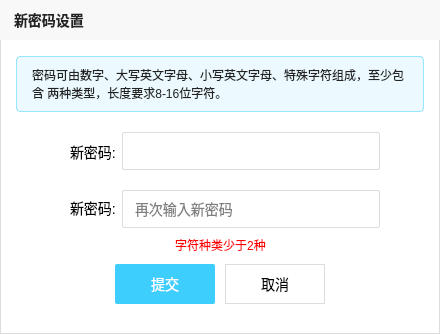
<?xml version="1.0" encoding="UTF-8"?>
<ui version="4.0">
 <class>NewPasswordDialog</class>
 <widget class="QWidget" name="NewPasswordDialog">
  <property name="geometry">
   <rect>
    <x>0</x>
    <y>0</y>
    <width>440</width>
    <height>334</height>
   </rect>
  </property>
  <property name="windowTitle">
   <string>Form</string>
  </property>
  <property name="styleSheet">
   <string notr="true">#NewPasswordDialog{
    background-color : #FFFFFF;
    border : 1px solid #DDDDDD;
}

QLineEdit{
    background-color : transparent;
    border : 1px solid #DDDDDD;
    border-radius : 2px;
    padding-left : 10px;
}

*{
     font-family : 微软雅黑;
     font-size : 14px;
}</string>
  </property>
  <widget class="QLabel" name="tittleLabel">
   <property name="geometry">
    <rect>
     <x>0</x>
     <y>0</y>
     <width>440</width>
     <height>40</height>
    </rect>
   </property>
   <property name="styleSheet">
    <string notr="true">#tittleLabel{
    background-color : #F8F8F8;
    padding-left : 10px;
    color : #222222;
    font-weight : bold;
}</string>
   </property>
   <property name="text">
    <string>新密码设置</string>
   </property>
  </widget>
  <widget class="QLabel" name="tipLabel">
   <property name="geometry">
    <rect>
     <x>16</x>
     <y>56</y>
     <width>408</width>
     <height>56</height>
    </rect>
   </property>
   <property name="styleSheet">
    <string notr="true">#tipLabel{
     background-color : rgba(62, 206, 254, 0.1);
     border : 1px solid rgba(62, 206, 254, 0.5);
     border-radius : 4px;
     font-size : 12px;
     color : #222222;
     padding: 10px 12px 10px 12px;
}</string>
   </property>
   <property name="text">
    <string>密码可由数字、大写英文字母、小写英文字母、特殊字符组成，至少包含 两种类型，长度要求8-16位字符。</string>
   </property>
   <property name="wordWrap">
    <bool>true</bool>
   </property>
  </widget>
  <widget class="QLabel" name="newPasswordLabel1">
   <property name="geometry">
    <rect>
     <x>70</x>
     <y>142</y>
     <width>46</width>
     <height>19</height>
    </rect>
   </property>
   <property name="text">
    <string>新密码:</string>
   </property>
  </widget>
  <widget class="QLineEdit" name="passwordEdit1">
   <property name="geometry">
    <rect>
     <x>122</x>
     <y>132</y>
     <width>258</width>
     <height>38</height>
    </rect>
   </property>
   <property name="echoMode">
    <enum>QLineEdit::EchoMode::Password</enum>
   </property>
  </widget>
  <widget class="QLineEdit" name="passwordEdit2">
   <property name="geometry">
    <rect>
     <x>122</x>
     <y>190</y>
     <width>258</width>
     <height>38</height>
    </rect>
   </property>
   <property name="echoMode">
    <enum>QLineEdit::EchoMode::Password</enum>
   </property>
   <property name="placeholderText">
    <string>再次输入新密码</string>
   </property>
  </widget>
  <widget class="QLabel" name="newPasswordLabel2">
   <property name="geometry">
    <rect>
     <x>70</x>
     <y>198</y>
     <width>46</width>
     <height>19</height>
    </rect>
   </property>
   <property name="text">
    <string>新密码:</string>
   </property>
  </widget>
  <widget class="QLabel" name="messageLabel">
   <property name="geometry">
    <rect>
     <x>80</x>
     <y>235</y>
     <width>281</width>
     <height>19</height>
    </rect>
   </property>
   <property name="styleSheet">
    <string notr="true">#messageLabel{
    font-size : 12px;
    color : red;
}</string>
   </property>
   <property name="text">
    <string>字符种类少于2种</string>
   </property>
   <property name="alignment">
    <set>Qt::AlignmentFlag::AlignCenter</set>
   </property>
  </widget>
  <widget class="QPushButton" name="submitBtn">
   <property name="geometry">
    <rect>
     <x>115</x>
     <y>264</y>
     <width>100</width>
     <height>40</height>
    </rect>
   </property>
   <property name="styleSheet">
    <string notr="true">#submitBtn{
    background-color : #3ECEFE;
    border :none;
    border-radius : 2px;
    color : #FFFFFF;
    font-size : 14px;
}</string>
   </property>
   <property name="text">
    <string>提交</string>
   </property>
  </widget>
  <widget class="QPushButton" name="cancelBtn">
   <property name="geometry">
    <rect>
     <x>225</x>
     <y>264</y>
     <width>100</width>
     <height>40</height>
    </rect>
   </property>
   <property name="styleSheet">
    <string notr="true">#cancelBtn{
     background-color : #FFFFFF;
     border : 1px solid #DDDDDD;
}</string>
   </property>
   <property name="text">
    <string>取消</string>
   </property>
  </widget>
 </widget>
 <resources/>
 <connections/>
</ui>
